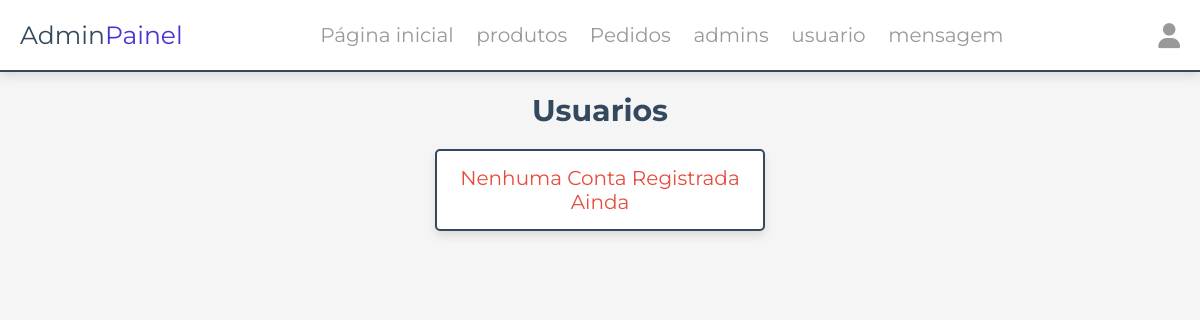
The app's page /admin/contas_usuario.php (signed in), older data.
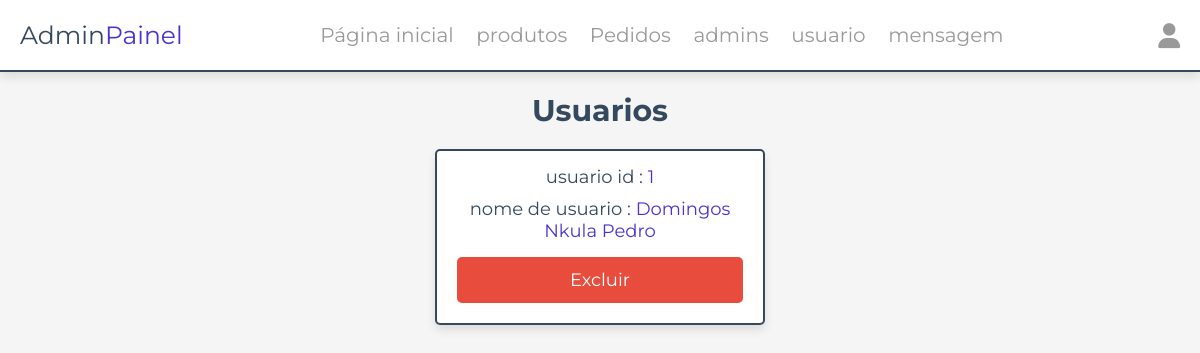
The same page, newer data.
### tables this page shows
CREATE TABLE `usuario` (
  `id` int(100) NOT NULL AUTO_INCREMENT,
  `nome` varchar(20) NOT NULL,
  `email` varchar(50) NOT NULL,
  `contacto` varchar(10) NOT NULL,
  `senha` varchar(50) NOT NULL,
  `endereço` varchar(500) NOT NULL,
  `cod_recuperar_senha` varchar(255) DEFAULT NULL,
  `acesso` int(1) DEFAULT 3,
  PRIMARY KEY (`id`)
);

### admin/contas_usuario.php (the view, shortened to what this page needs)
<?php
include __DIR__ . './../components/connect.php';
?>
<!DOCTYPE html>
<html lang="pt-br">
<head>
   <link rel="stylesheet" href="https://cdnjs.cloudflare.com/ajax/libs/font-awesome/6.1.1/css/all.min.css">
   <link rel="stylesheet" href="../css/admin_style.css">
</head>
<body>
<?php include '../components/admin_cabeçalho.php' ?>
<section class="accounts">
   <h1 class="heading">Usuarios</h1>
   <div class="box-container">
   <?php
      $select_account = $conn->prepare("SELECT * FROM `usuario`");
      $select_account->execute();
      if($select_account->rowCount() > 0){
         while($fetch_accounts = $select_account->fetch(PDO::FETCH_ASSOC)){
   ?>
   <div class="box">
      <p> usuario id : <span><?= $fetch_accounts['id']; ?></span> </p>
      <p> nome de usuario : <span><?= $fetch_accounts['nome']; ?></span> </p>
      <a href="users_accounts.php?delete=<?= $fetch_accounts['id']; ?>" class="delete-btn" onclick="return confirm('delete this account?');">Excluir</a>
   </div>
   <?php
      }
   }else{
      echo '<p class="empty">nenhuma conta registrada ainda</p>';
   }
   ?>
   </div>
</section>
</body>
</html>

Row changes from the older to the newer data that the page shows:
added usuario: id "1", nome "Domingos Nkula Pedro"
Text that changed along with them:
text no longer shown: "Nenhuma Conta Registrada Ainda"
